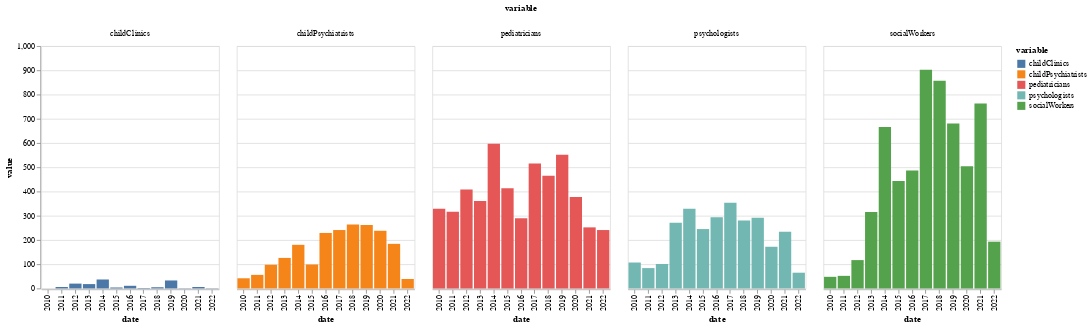

The code cell stored with this chart in its notebook:
### Code cell
alt.Chart(providerEnrollmentMelt).mark_bar().encode(
    column='variable:N',
    x='date:O',
    y='value:Q',
    color='variable:N'
).properties(width=220)

### Figure 1 — Vega-Lite specification as saved in the notebook (floating-point values rounded to 4 significant figures)
{"config": {"view": {"continuousWidth": 400, "continuousHeight": 300}}, "data": {"name": "data-35c01f3358691d0504749b3769515dc4"}, "mark": "bar", "encoding": {"color": {"field": "variable", "type": "nominal"}, "column": {"field": "variable", "type": "nominal"}, "x": {"field": "date", "type": "ordinal"}, "y": {"field": "value", "type": "quantitative"}}, "width": 220, "$schema": "https://vega.github.io/schema/vega-lite/v4.17.0.json", "datasets": {"data-35c01f3358691d0504749b3769515dc4": [{"date": 2010, "variable": "childClinics", "value": 0.0}, {"date": 2011, "variable": "childClinics", "value": 6.0}, {"date": 2012, "variable": "childClinics", "value": 20.0}, {"date": 2013, "variable": "childClinics", "value": 18.0}, {"date": 2014, "variable": "childClinics", "value": 37.0}, {"date": 2015, "variable": "childClinics", "value": 4.0}, {"date": 2016, "variable": "childClinics", "value": 11.0}, {"date": 2017, "variable": "childClinics", "value": 2.0}, {"date": 2018, "variable": "childClinics", "value": 5.0}, {"date": 2019, "variable": "childClinics", "value": 33.0}, {"date": 2020, "variable": "childClinics", "value": 1.0}, {"date": 2021, "variable": "childClinics", "value": 6.0}, {"date": 2022, "variable": "childClinics", "value": 1.0}, {"date": 2010, "variable": "socialWorkers", "value": 48.0}, {"date": 2011, "variable": "socialWorkers", "value": 52.0}, {"date": 2012, "variable": "socialWorkers", "value": 117.0}, {"date": 2013, "variable": "socialWorkers", "value": 315.0}, {"date": 2014, "variable": "socialWorkers", "value": 666.0}, {"date": 2015, "variable": "socialWorkers", "value": 443.0}, {"date": 2016, "variable": "socialWorkers", "value": 487.0}, {"date": 2017, "variable": "socialWorkers", "value": 902.0}, {"date": 2018, "variable": "socialWorkers", "value": 857.0}, {"date": 2019, "variable": "socialWorkers", "value": 681.0}, {"date": 2020, "variable": "socialWorkers", "value": 504.0}, {"date": 2021, "variable": "socialWorkers", "value": 763.0}, {"date": 2022, "variable": "socialWorkers", "value": 193.0}, {"date": 2010, "variable": "pediatricians", "value": 329.0}, {"date": 2011, "variable": "pediatricians", "value": 316.0}, {"date": 2012, "variable": "pediatricians", "value": 408.0}, {"date": 2013, "variable": "pediatricians", "value": 361.0}, {"date": 2014, "variable": "pediatricians", "value": 597.0}, {"date": 2015, "variable": "pediatricians", "value": 413.0}, {"date": 2016, "variable": "pediatricians", "value": 290.0}, {"date": 2017, "variable": "pediatricians", "value": 516.0}, {"date": 2018, "variable": "pediatricians", "value": 465.0}, {"date": 2019, "variable": "pediatricians", "value": 552.0}, {"date": 2020, "variable": "pediatricians", "value": 377.0}, {"date": 2021, "variable": "pediatricians", "value": 252.0}, {"date": 2022, "variable": "pediatricians", "value": 241.0}, {"date": 2010, "variable": "psychologists", "value": 107.0}, {"date": 2011, "variable": "psychologists", "value": 84.0}, {"date": 2012, "variable": "psychologists", "value": 101.0}, {"date": 2013, "variable": "psychologists", "value": 271.0}, {"date": 2014, "variable": "psychologists", "value": 329.0}, {"date": 2015, "variable": "psychologists", "value": 245.0}, {"date": 2016, "variable": "psychologists", "value": 294.0}, {"date": 2017, "variable": "psychologists", "value": 354.0}, {"date": 2018, "variable": "psychologists", "value": 280.0}, {"date": 2019, "variable": "psychologists", "value": 292.0}, {"date": 2020, "variable": "psychologists", "value": 172.0}, {"date": 2021, "variable": "psychologists", "value": 234.0}, {"date": 2022, "variable": "psychologists", "value": 65.0}, {"date": 2010, "variable": "childPsychiatrists", "value": 42.0}, {"date": 2011, "variable": "childPsychiatrists", "value": 56.0}, {"date": 2012, "variable": "childPsychiatrists", "value": 98.0}, {"date": 2013, "variable": "childPsychiatrists", "value": 126.0}, {"date": 2014, "variable": "childPsychiatrists", "value": 180.0}, {"date": 2015, "variable": "childPsychiatrists", "value": 99.0}, {"date": 2016, "variable": "childPsychiatrists", "value": 229.0}, {"date": 2017, "variable": "childPsychiatrists", "value": 241.0}, {"date": 2018, "variable": "childPsychiatrists", "value": 264.0}, {"date": 2019, "variable": "childPsychiatrists", "value": 262.0}, {"date": 2020, "variable": "childPsychiatrists", "value": 238.0}, {"date": 2021, "variable": "childPsychiatrists", "value": 184.0}, {"date": 2022, "variable": "childPsychiatrists", "value": 39.0}]}}
